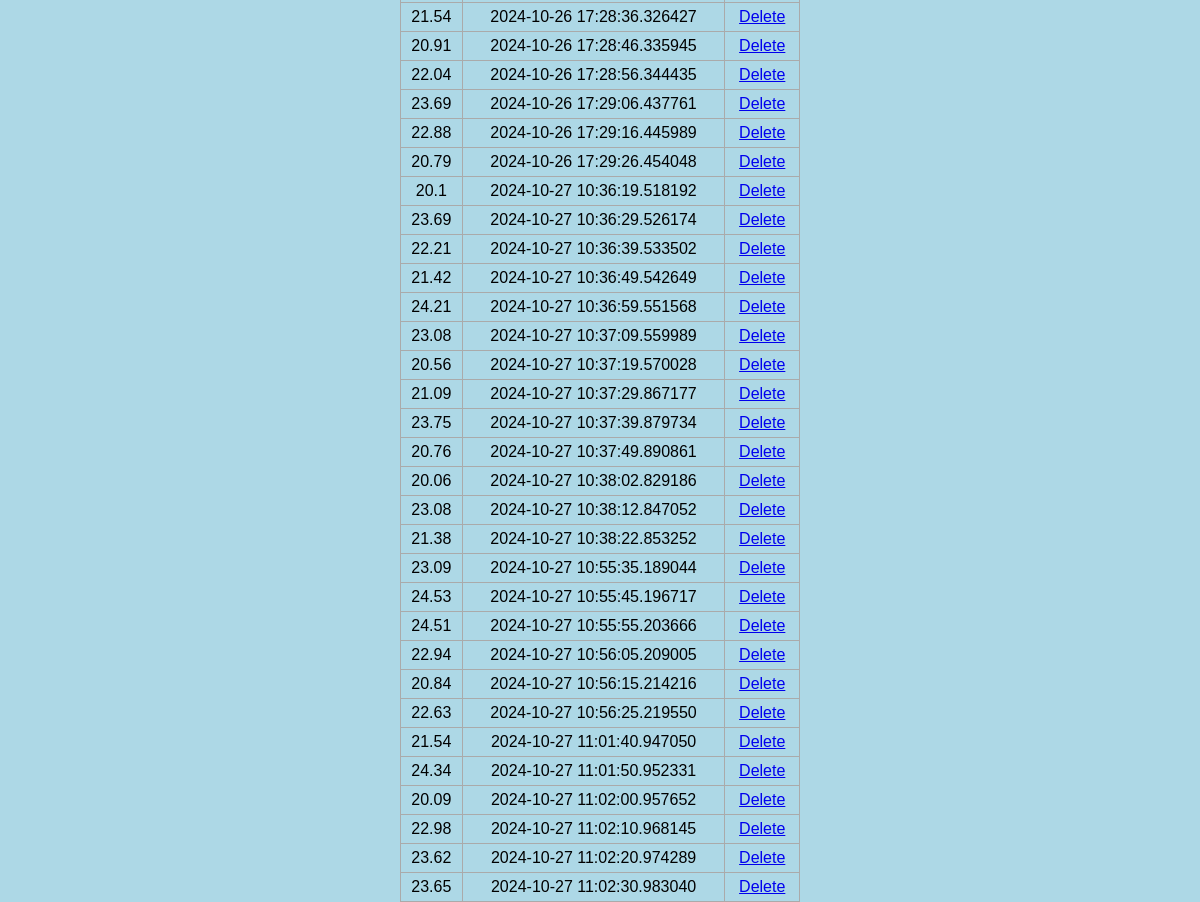
/ (lower part), run on an earlier commit of the app's database.
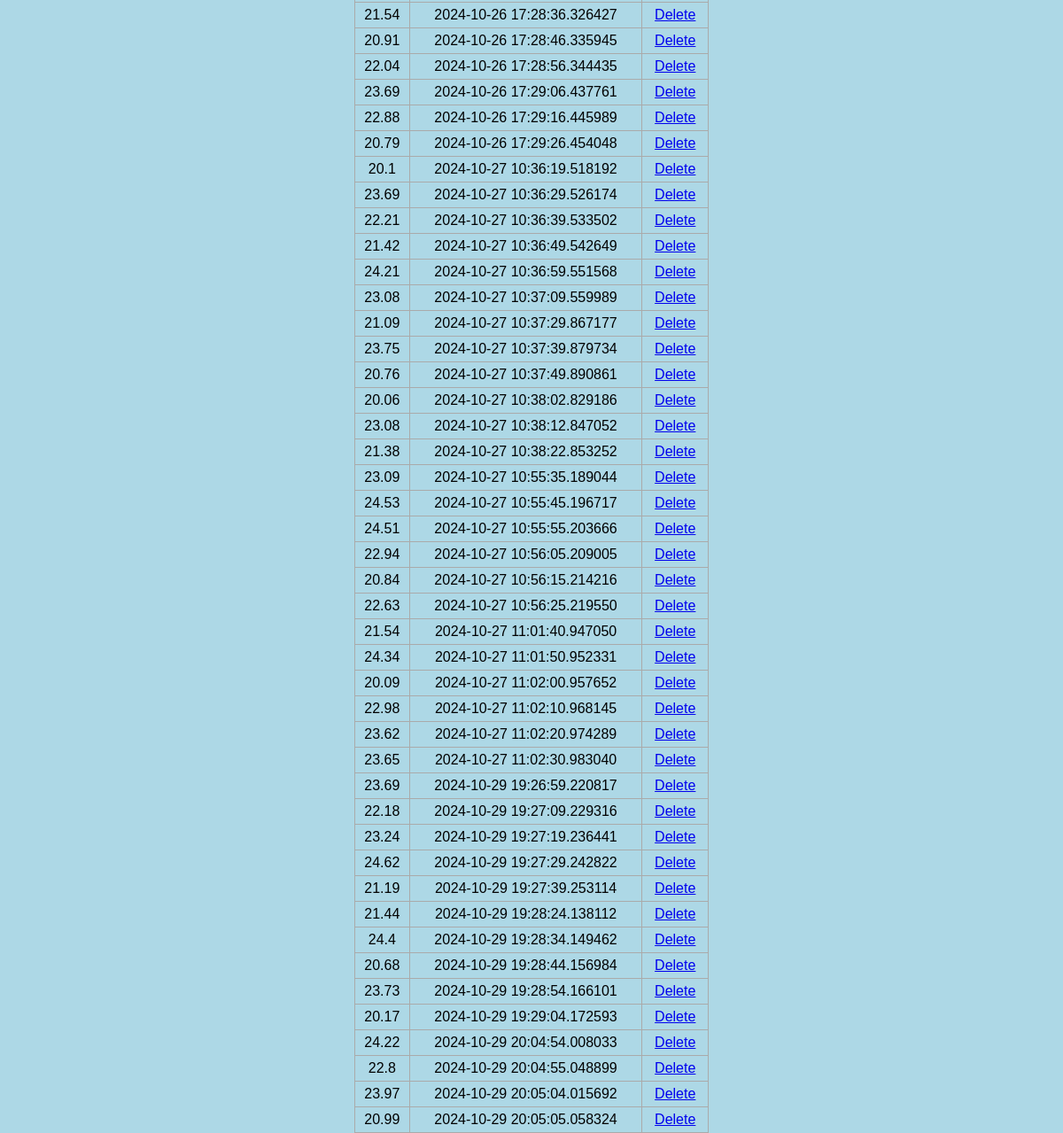
And on a later commit of the database.
### app.py (models this page shows, shortened)
class TempSample(db.Model):
    id = db.Column(db.Integer, primary_key=True)
    temp = db.Column(db.Float, nullable=False)
    date_created = db.Column(db.DateTime, default=datetime.utcnow)

### app.py (the view)
@app.route("/", methods=["POST", "GET"])
def index():
    temps = TempSample.query.order_by(TempSample.date_created).all()
    return render_template("index.html", temps=temps)

### templates/index.html (shortened to what this page needs)
{% extends 'base.html' %}
{% block body %}
<div class="content">
    {% if temps|length < 1 %}
    <h4 style="text-align: center">There are no temperature samples. Create one below!</h4>
    {% else %}
    <table>
        {% for temp in temps %}
            <tr>
                <td>{{ temp.temp }}</td>
                <td>{{ temp.date_created }}</td>
                <td>
                    <a href="/delete/{{temp.id}}">Delete</a>
                </td>
            </tr>
        {% endfor %}
    </table>
    {% endif %}
</div>
{% endblock %}

### templates/base.html (shortened to what this page needs)
<!DOCTYPE html>
<html lang="en">
<head>
    <link rel="stylesheet" href="{{ url_for('static', filename='css/main.css') }}">
</head>
<body>
    {% block body %}{% endblock %}
</body>
</html>

### static/css/main.css (style rules this page uses)
body, html { margin: 0; font-family: sans-serif; background-color: lightblue; }
.content { margin: 0 auto; width: 400px; }
table, td, th { border: 1px solid #aaa; }
table { border-collapse: collapse; width: 100%; }

What changed in the data, as far as the page shows it:
removed TempSample: temp "20.56", date_created "2024-10-27 10:37:19.570028"
added TempSample: temp "23.69", date_created "2024-10-29 19:26:59.220817"
added TempSample: temp "22.18", date_created "2024-10-29 19:27:09.229316"
added TempSample: temp "23.24", date_created "2024-10-29 19:27:19.236441"
added TempSample: temp "24.62", date_created "2024-10-29 19:27:29.242822"
added TempSample: temp "21.19", date_created "2024-10-29 19:27:39.253114"
added TempSample: temp "21.44", date_created "2024-10-29 19:28:24.138112"
added TempSample: temp "24.4", date_created "2024-10-29 19:28:34.149462"
added TempSample: temp "20.68", date_created "2024-10-29 19:28:44.156984"
added TempSample: temp "23.73", date_created "2024-10-29 19:28:54.166101"
added TempSample: temp "20.17", date_created "2024-10-29 19:29:04.172593"
added TempSample: temp "24.22", date_created "2024-10-29 20:04:54.008033"
added TempSample: temp "22.8", date_created "2024-10-29 20:04:55.048899"
added TempSample: temp "23.97", date_created "2024-10-29 20:05:04.015692"
added TempSample: temp "20.99", date_created "2024-10-29 20:05:05.058324"
